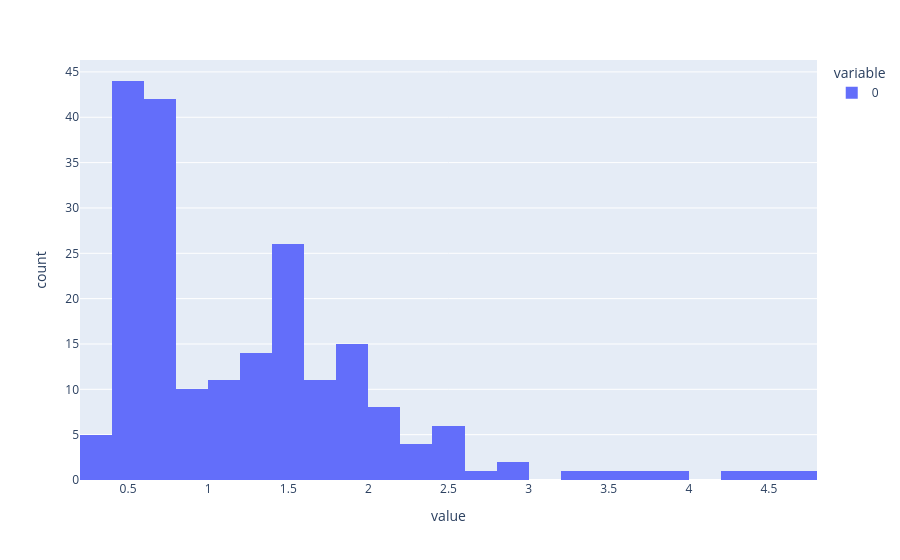

Notebook cell for this chart:
### Code cell
# you can observe also that there is no multimodal distribution in it
ts_cv_values.hist(bins = 100)

### Figure 1 — Plotly figure (JSON) as saved in the notebook; plotly's stock layout.template omitted (floating-point values rounded to 4 significant figures; data arrays with more than 128 entries replaced by an {"elided": "..."} marker saying what was removed)
{"data": [{"bingroup": "x", "hovertemplate": "variable=0<br>value=%{x}<br>count=%{y}<extra></extra>", "legendgroup": "0", "marker": {"color": "#636efa", "pattern": {"shape": ""}}, "name": "0", "orientation": "v", "showlegend": true, "type": "histogram", "x": {"elided": "219 float values"}, "xaxis": "x", "yaxis": "y"}], "layout": {"barmode": "relative", "legend": {"title": {"text": "variable"}, "tracegroupgap": 0}, "margin": {"t": 60}, "xaxis": {"anchor": "y", "domain": [0.0, 1.0], "title": {"text": "value"}}, "yaxis": {"anchor": "x", "domain": [0.0, 1.0], "title": {"text": "count"}}}}
